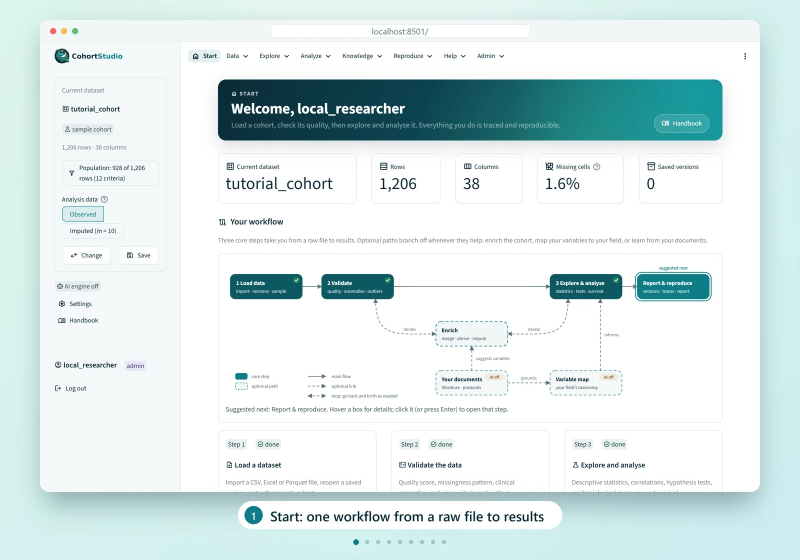
#> input picture assets/readme/tour.webp, 1600 x 1120 px (shown at 1/2 size)
$ python -i make_readme_assets.py   (imports and definitions only)
#> lines starting #> are read from the running program, lines starting #| are printed output that depends on the picture
"""
Images of the README (assets/readme/), from screenshots of the real application.

    uv run python dev_scripts/make_readme_assets.py [screenshots-dir]

The screenshots come from the library, assets/screenshots (see dev_scripts/keep_screenshots.py), or from the
directory of a capture run of dev_scripts/site_screenshots.py: the application on the tutorial cohort, a
1440x900 viewport captured at 2x.

tour.webp, describe.webp
    Animations of screens, each in a browser window on a background in the brand colours, with a numbered
    caption and progress dots: the tour of a study at the top of the README, and the description of the data.
    Between two screens the caption fades out, the next screen sweeps in behind a soft edge, and the next caption
    fades in. Each frame of the sweep changes only a band of the window and WebP stores only what changed, which
    keeps the files well under the 2 MB of the large-file hook. Frames are drawn at twice the output size and then
    reduced, which smooths every edge. The animations loop; GitHub shows animated WebP in every current browser.
    The site shows the tour too, so it is written to docs/assets/shots (what GitHub Pages publishes) with
    tour-still.webp, its first screen for visitors who ask for reduced motion; the README shows it from there.
ai-variables.webp (docs/assets/shots, with ai-variables-still.webp), ai-suggestion.webp
    The variables the AI engine suggests for a concept, from dev_scripts/ai_screenshots.py: the animation shows
    the request, a suggestion with the document it cites, and its preview; the documentation shows the
    suggestion card on its own.
workflow.webp
    The workflow map of the Start page, at the end of the tutorial walk-through.
plots/<name>.webp
    The Visualize figures on their own, trimmed of their empty margins and centred on a 3:2 canvas.
"""

from __future__ import annotations

import sys
from functools import cache
from pathlib import Path

import numpy as np
from matplotlib import font_manager
from PIL import Image, ImageChops, ImageDraw, ImageFilter, ImageFont

ROOT = Path(__file__).resolve().parents[1]
LIBRARY = ROOT / "assets" / "screenshots"
OUT = ROOT / "assets" / "readme"
SITE_SHOTS = ROOT / "docs" / "assets" / "shots"  # the tour, shared with the site

Step = tuple[str, str, str]  # (screenshot, URL path, caption)
TOUR: list[Step] = [  # in the order of a study
    ("start_workflow", "", "Start: one workflow from a raw file to results"),
    ("quality", "validate", "Check data quality: one score, every check behind it"),
    ("population", "validate", "Tick the criteria: one population, with its participant flow"),
    ("explore_stats", "explore", "Describe the data: statistics, fill rates, normality tests"),
    ("visualize", "visualize", "Plot the data: 14 plot types, p-values between groups"),
    ("mi_diagnostics", "enrich", "Impute missing values for inference, with diagnostics"),
    ("survival", "survival", "Survival curves pooled across 10 imputed datasets"),
    ("cox", "survival", "Models pooled with Rubin's rules, FMI for every term"),
    ("dossier_results", "dossier", "Hand over a Word study dossier, each result traced"),
]
DESCRIBE: list[Step] = [
    (
        "explore_types",
        "explore",
        "Every column sorted by type: quantitative, binary, categorical, date",
    ),
    ("explore_stats", "explore", "Descriptive statistics with fill rates and normality tests"),
    ("explore_matrix", "explore", "Correlations as a matrix, or as a network"),
]
AI_VARIABLES: list[Step] = [  # Data > Enrich > Create New Variables, a review of the BSA formulae indexed
    ("ai_search", "enrich", "Ask for a concept: formulas mapped onto your columns"),
    ("ai_card", "enrich", "Each formula cites the document it comes from"),
    ("ai_preview", "enrich", "Previewed before it is added: entry errors stand out"),
]
CARD_WIDTH = 1400  # the suggestion card of the documentation
# output name -> screenshot (plot_<name>)
PLOTS = {
    "box": "box",
    "violin": "violin",
    "scatter": "scatter",
    "correlation": "corr",
    "clustermap": "clustermap",
    "sunburst": "sunburst",
}
PLOT_WIDTH, PLOT_RATIO = 1200, 1.5
WORKFLOW_WIDTH = 1800

S = 2  # frames are drawn at twice the output size, then reduced
W, H = 1600 * S, 1120 * S
WIN_X, WIN_Y = 80 * S, 40 * S
BAR = 44 * S  # browser title bar
SHOT_W, SHOT_H = 1440 * S, 900 * S
CAPTION_Y, DOTS_Y = 1030 * S, 1084 * S  # centres
STRIP_Y, STRIP_H = CAPTION_Y - 32 * S, 64 * S  # band that holds the caption pill
EDGE = 160 * S  # soft edge of the sweep
HOLD_MS = 2800
FADE_OUT, SWEEP, FADE_IN = (3, 50), (6, 55), (2, 50)  # (frames, milliseconds per frame)

NAVY, TEAL, IDLE_DOT = (11, 43, 54), (14, 124, 134), (163, 194, 195)
CHROME, CHROME_LINE, ADDRESS = (241, 245, 246), (225, 234, 236), (90, 116, 128)


# [16 lines left out: functions screenshot, _font, not called in this run]


def _ease(t: float) -> float:
    return t * t * (3 - 2 * t)


# [159 lines left out: functions _background, _window, _sweep, _caption, _frame, animate and 1 more, not called in this run]


def plot(image: Image.Image) -> Image.Image:
    """A figure without its empty margins, centred on a 3:2 canvas of its own background colour."""
    background = image.getpixel((4, 4))
    difference = ImageChops.difference(image, Image.new("RGB", image.size, background)).convert("L")
    image = image.crop(difference.point(lambda v: 255 if v > 12 else 0).getbbox())
    width, height = image.width + 96, image.height + 96
    width, height = max(width, round(height * PLOT_RATIO)), max(height, round(width / PLOT_RATIO))
    canvas = Image.new("RGB", (width, height), background)
    canvas.paste(image, ((width - image.width) // 2, (height - image.height) // 2))
    return canvas.resize((PLOT_WIDTH, round(PLOT_WIDTH / PLOT_RATIO)), Image.LANCZOS)


# [28 lines left out: function main, not called in this run]


# [2 lines not run here, left out]

>>> import cv2
>>> picture = cv2.imread('../assets/readme/tour.webp', cv2.IMREAD_GRAYSCALE)
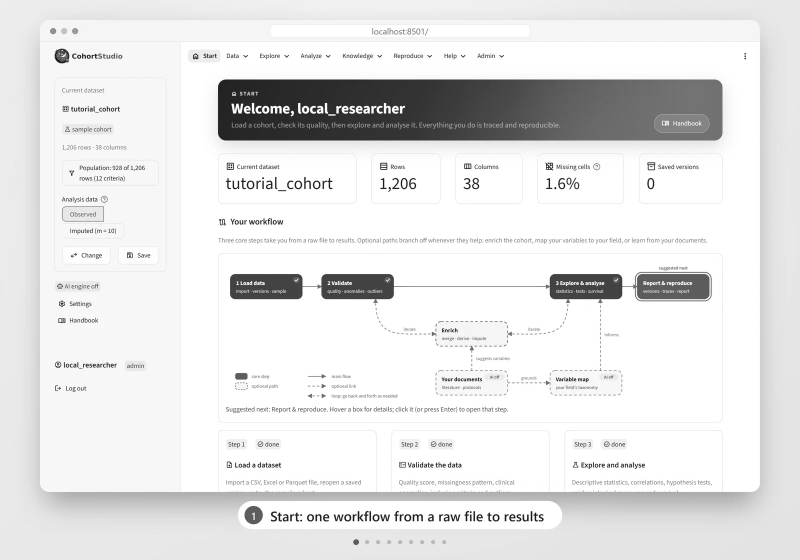
#> picture: shape (1120, 1600) (shown at 1/2 size); min 0, max 255, mean 228.3
#> (the run stopped early here; a loop or call above may not have finished)
